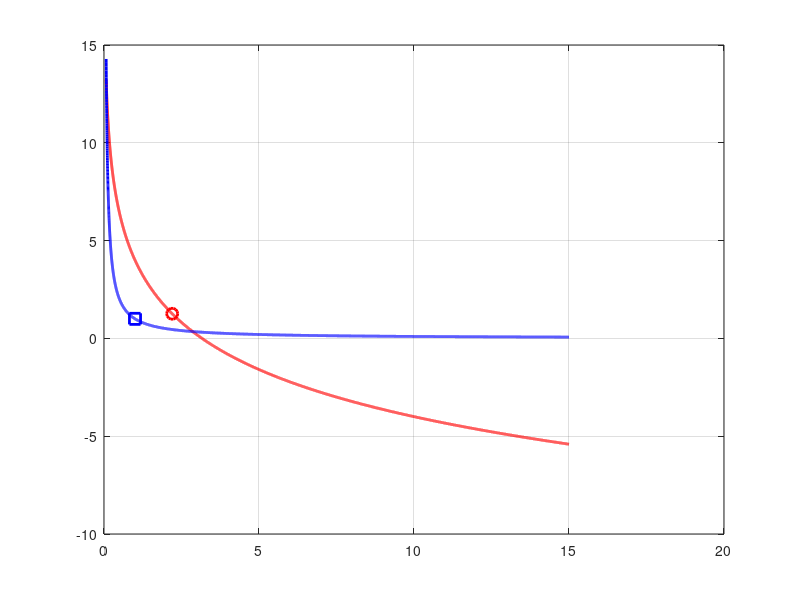

MATLAB code for this plot:
clear
x = 0.07 : 0.001  : 15;
f = 8.*log(x)./log(0.1) + 4;
g = 1./(x);

figure(3)
plot(x,f,'r','LineWidth',2)
hold on
plot(x, g,'b','LineWidth',2)
plot(1,1,'b-s','LineWidth',2, 'MarkerSize', 8)
plot(2.2, -2.74+4, 'r-o','LineWidth',2, 'MarkerSize', 8)
grid on